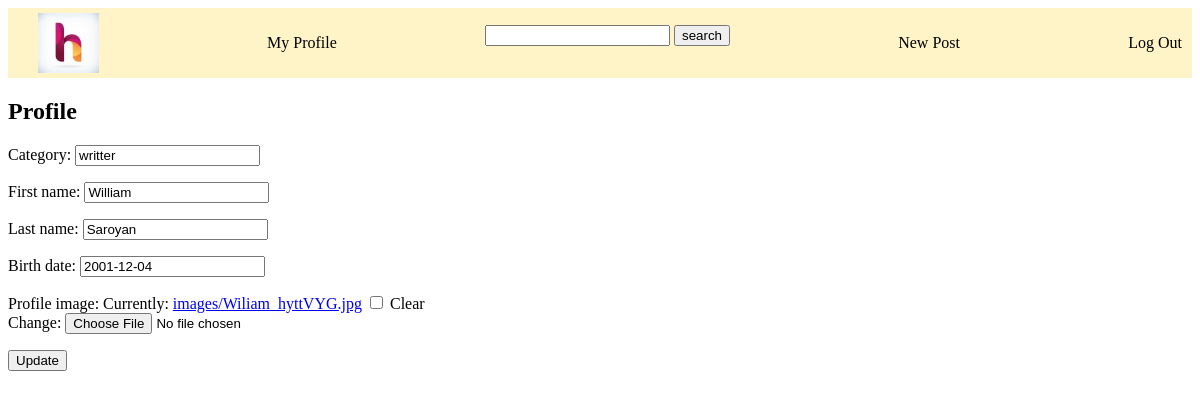
The app's page /accounts/update/2/ (signed in) with its own data.
### accounts/models.py (models this page shows, shortened)
class Profile(models.Model):
    user = models.OneToOneField('auth.user',related_name="profile_user",on_delete=models.CASCADE)
    first_name = models.CharField(max_length=150)
    last_name = models.CharField(max_length=150)
    category = models.CharField(max_length=150)
    birth_date = models.DateField()
    profile_image = models.ImageField(null=True,blank=True,upload_to='images/',default='user.jpg')

### accounts/views.py (the view)
# urls.py: path('update/<int:pk>/',ProfileUpdateView.as_view(),name='profile_update'),
class ProfileUpdateView(UpdateView):
    model = Profile
    template_name = 'profile_update.html'
    fields = ['category','first_name','last_name','birth_date','profile_image',]

### templates/profile_update.html
{% extends 'base.html' %}
{% block content %}
<h2>Profile</h2>
<form action="" method="post" enctype="multipart/form-data">{% csrf_token %}
    {{form.as_p}}
    <input type="submit" value="Update">
</form>
{% endblock content %}

### static/css/base.css (style rules this page uses)
body { background-color: rgb(255, 255, 255); }

### records on screen
Profile: category "writter", first_name "William", last_name "Saroyan", birth_date "2001-12-04"
